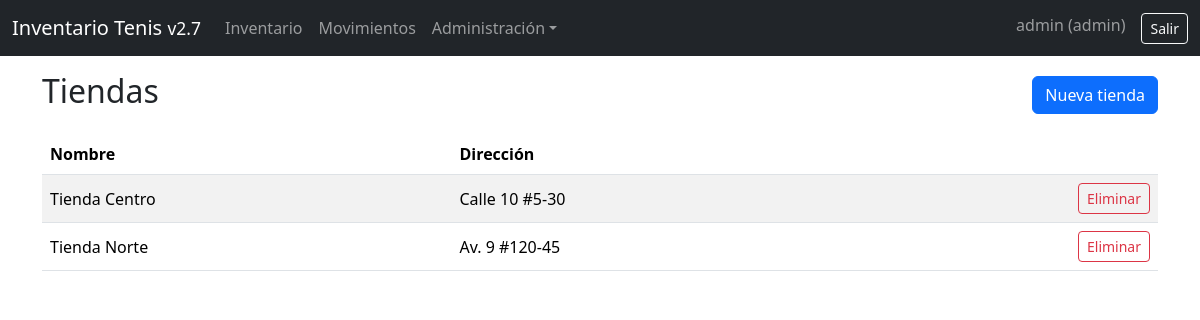
/tiendas (signed in), run on the app's committed database.
### app.py (models this page shows)
class Usuario(UserMixin, db.Model):
    __tablename__ = 'usuarios'
    id = db.Column(db.Integer, primary_key=True)
    nombre = db.Column(db.String(150), unique=True, nullable=False)
    password = db.Column(db.String(150), nullable=False)
    rol = db.Column(db.String(50), nullable=False, default='vendedor')

class Tienda(db.Model):
    __tablename__ = 'tiendas'
    id = db.Column(db.Integer, primary_key=True)
    nombre = db.Column(db.String(120), nullable=False, unique=True)
    direccion = db.Column(db.String(255))
    inventarios = db.relationship('Inventario', back_populates='tienda', cascade="all, delete-orphan")

### app.py (the view)
@app.route('/tiendas')
@login_required
def tiendas_list():
    tiendas = Tienda.query.order_by(Tienda.nombre).all()
    return render_template('tiendas_list.html', tiendas=tiendas)

### app.py (called while the page is built)
@login_manager.user_loader
def load_user(user_id):
    return Usuario.query.get(int(user_id))

### templates/tiendas_list.html (shortened to what this page needs)
{% extends 'base.html' %}{% block content %}
<div class="d-flex align-items-center justify-content-between mb-3"><h2>Tiendas</h2><button class="btn btn-primary" data-bs-toggle="collapse" data-bs-target="#formTienda">Nueva tienda</button></div>
<table class="table table-striped align-middle"><thead><tr><th>Nombre</th><th>Dirección</th><th></th></tr></thead><tbody>{% for t in tiendas %}<tr><td>{{ t.nombre }}</td><td>{{ t.direccion }}</td><td class="text-end"><form action="{{ url_for('tiendas_eliminar', tienda_id=t.id) }}" method="post" onsubmit="return confirm('¿Eliminar tienda?');"><button class="btn btn-sm btn-outline-danger">Eliminar</button></form></td></tr>{% endfor %}</tbody></table>
{% endblock %}

### templates/base.html (shortened to what this page needs)
<!doctype html>
<html lang="es"><head><meta charset="utf-8"><meta name="viewport" content="width=device-width, initial-scale=1"><title>Inventario Tenis</title>
<link href="https://cdn.jsdelivr.net/npm/bootstrap@5.3.2/dist/css/bootstrap.min.css" rel="stylesheet">
<script src="https://cdn.jsdelivr.net/npm/chart.js@4.4.0/dist/chart.umd.min.js"></script></head>
<body>
<nav class="navbar navbar-expand-lg bg-dark navbar-dark"><div class="container-fluid">
  <a class="navbar-brand" href="{{ url_for('index') }}">Inventario Tenis <small>v2.7</small></a>
  <div class="collapse navbar-collapse" id="nav">
    <ul class="navbar-nav me-auto">
      <li class="nav-item"><a class="nav-link" href="{{ url_for('inventario_view') }}">Inventario</a></li>
      <li class="nav-item"><a class="nav-link" href="{{ url_for('movimientos_list') }}">Movimientos</a></li>
      {% if current_user.is_authenticated and current_user.rol=='admin' %}
      <li class="nav-item dropdown"><a class="nav-link dropdown-toggle" data-bs-toggle="dropdown" href="#">Administración</a>
        </li>
      {% endif %}
    </ul>
    <ul class="navbar-nav">
      {% if current_user.is_authenticated %}
        <li class="nav-item"><span class="navbar-text me-3">{{ current_user.nombre }} ({{ current_user.rol }})</span></li>
        <li class="nav-item"><a class="btn btn-sm btn-outline-light" href="{{ url_for('logout') }}">Salir</a></li>
      {% else %}
        <li class="nav-item"><a class="btn btn-sm btn-outline-light" href="{{ url_for('login') }}">Entrar</a></li>
      {% endif %}
    </ul>
  </div>
</div></nav>
<div class="container py-3">
  {% block content %}{% endblock %}
</div>
</body></html>

### data on the page
Usuario: nombre "admin", rol "admin"
Tienda: nombre "Tienda Centro", direccion "Calle 10 #5-30"
Tienda: nombre "Tienda Norte", direccion "Av. 9 #120-45"
